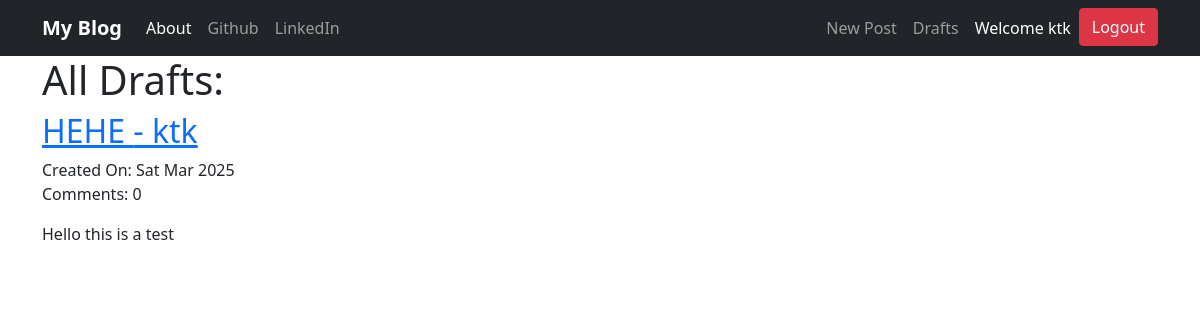
Page /drafts/ (signed in) on the committed database.
### blog/models.py (models this page shows, shortened)
class Post(models.Model):
    author = models.ForeignKey('auth.User', on_delete=models.CASCADE)
    title = models.CharField(max_length=256)
    text = models.TextField()
    create_date = models.DateTimeField(default=timezone.now)
    published_date = models.DateTimeField(blank=True, null=True)
    def get_approved_comments(self):
        return self.comments.filter(approved_comment=True)

### blog/views.py (the view)
# urls.py: path('drafts/', views.DraftListView.as_view(), name='post_draft_list'),
class DraftListView(LoginRequiredMixin, ListView):
    login_url = '/login/'
    model = Post
    template_name = 'blog/post_draft_list.html'
    def get_queryset(self):
        return Post.objects.filter(published_date__isnull=True).order_by('-create_date')

### blog/templates/blog/post_draft_list.html
{% extends 'blog/base.html' %}
{% block body_block %}
    <div class="centerstage">
        <h1>All Drafts: </h1>
        <div class ='jumbotron'>
                {% for post in post_list %}
                <div class="post">
                    <h2><a href="{% url 'blog:post_detail' pk=post.pk %}">{{post.title}} - {{post.author}}</a></h2>
                    <div class="date createddate">
                        <p>Created On: {{post.create_date | date:'D M Y'}}<br>Comments: {{ post.get_approved_comments.count }}</p>
                    </div>
                    <p>{{post.text|truncatechars:200}}</p>
                </div>
                {% empty %}
                <h2>No Posts to show!</h2>
                {% endfor %}
        </div>
    </div>
{% endblock %}

### blog/templates/blog/base.html (shortened to what this page needs)
<!DOCTYPE html>
{% load static %}
<html lang="en">
<head>
    <link href="https://cdn.jsdelivr.net/npm/bootstrap@5.0.2/dist/css/bootstrap.min.css" rel="stylesheet">
    <link rel="stylesheet" href="{% static 'css/blog.css' %}">
</head>
<body>
    <nav class="navbar navbar-expand-lg navbar-dark bg-dark">
        <div class="container">
            <a class="navbar-brand bigbrand" href="{%  url 'blog:post_list' %}">My Blog</a>
            <div class="collapse navbar-collapse" id="navbarSupportedContent">
                <ul class="navbar-nav mr-auto">
                    <li class="nav-item"><a class="nav-link active" href="{%  url 'blog:about' %}">About</a></li>
                    <li class="nav-item"><a class="nav-link" href="https://github.com/AsfandYar-Ktk" target="_blank">Github</a></li>
                    <li class="nav-item"><a class="nav-link" href="https://www.linkedin.com/in/asfandyar-khattak/" target="_blank">LinkedIn</a></li>
                </ul>
                <ul class="navbar-nav ms-auto">
                    {% if user.is_authenticated %}
                    <li class="nav-item"><a class="nav-link" href="{%  url 'blog:post_new' %}">New Post</a></li>
                    <li class="nav-item"><a class="nav-link" href="{%  url 'blog:post_draft_list' %}">Drafts</a></li>
                    <li class="nav-item"><a class="nav-link active">Welcome {{user.username}}</a></li>
                    <li class="nav-item">
                        <form action="{% url 'blog:logout' %}" method="post">
                            <button class="btn btn-danger" type="submit">Logout</button>
                        </form>
                    </li>
                    {% else %}
                    <li class="nav-item"><a class="btn btn-light" href="{%  url 'blog:login' %}">Login</a></li>
                    {% endif %}
                </ul>
            </div>
        </div>
    </nav>
    <div class="container">
        {% block body_block %}
        {% endblock %}
    </div>
</body>
</html>

### blog/static/css/blog.css (style rules this page uses)
.bigbrand { font-weight: bold; font-family: 'Segoe UI', Tahoma, Geneva, Verdana, sans-serif; }
.centerstage { margin-left: auto; margin-right: auto; }

### rows in the picture
Post: title "HEHE", author "ktk", create_date "Sat Mar 2025", get_approved_comments.count "0", text "Hello this is a test"

### other values in the picture
{{ user.username }} "ktk"
